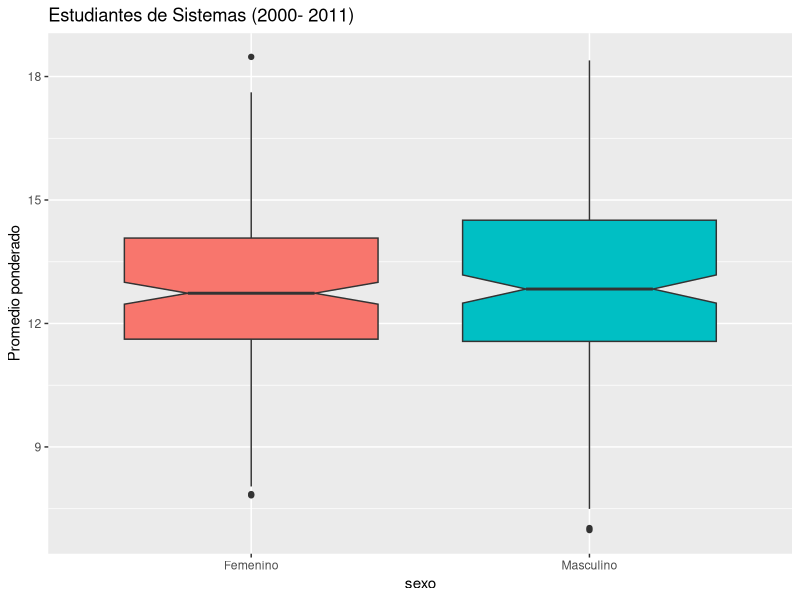
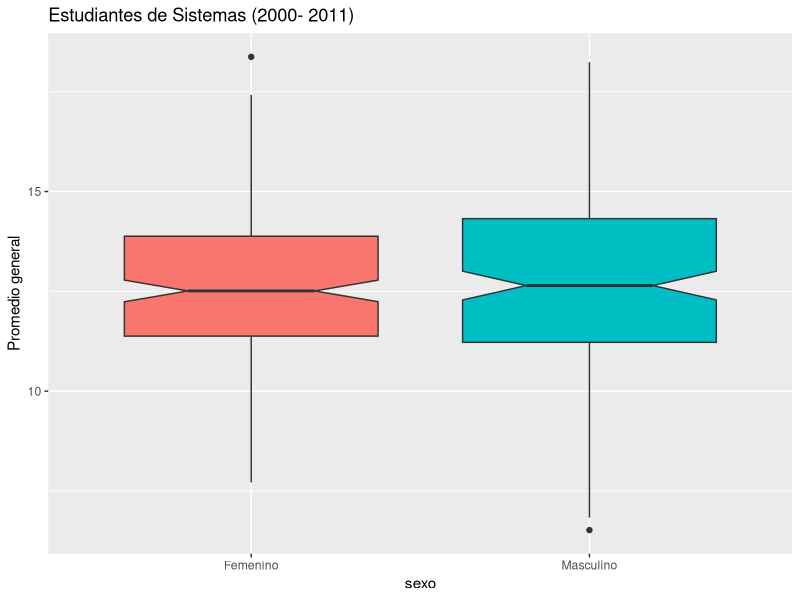
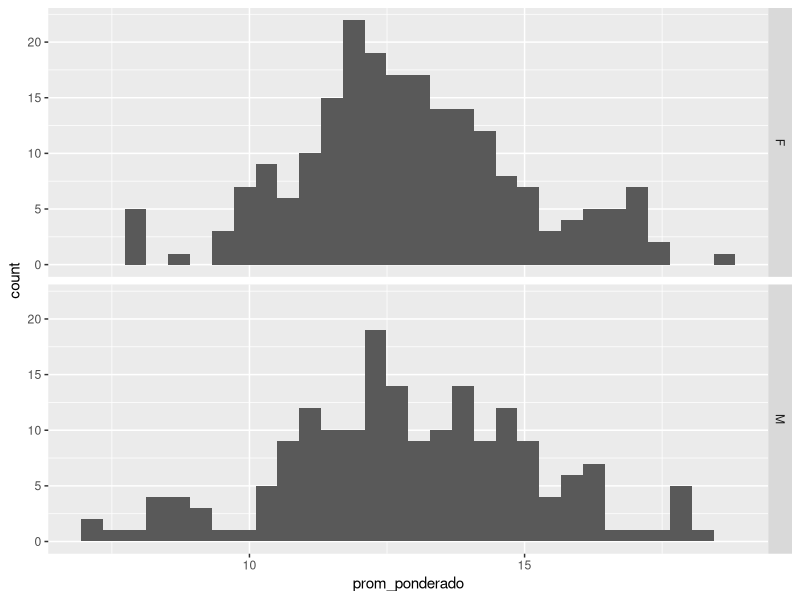
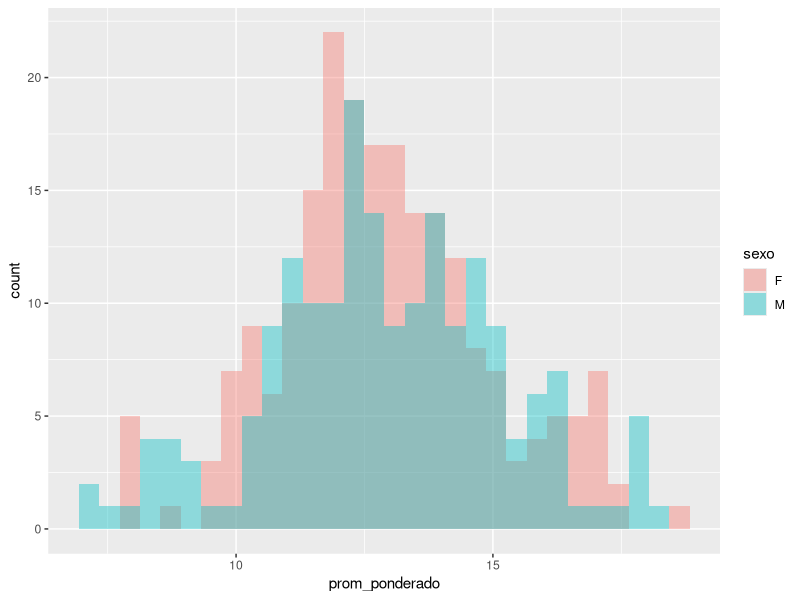
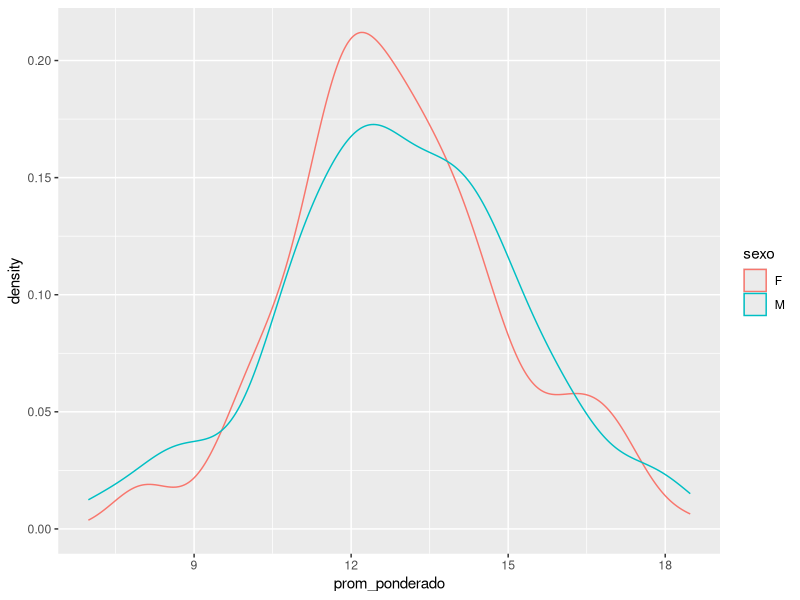
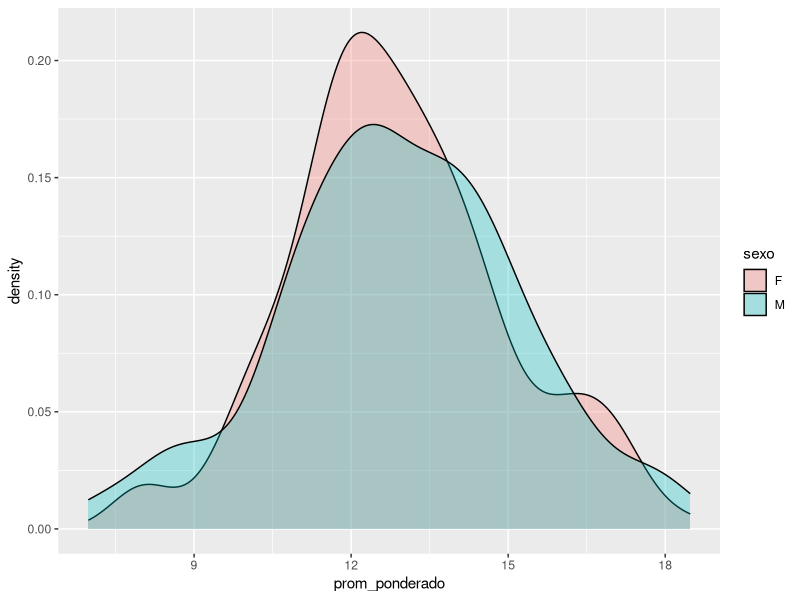
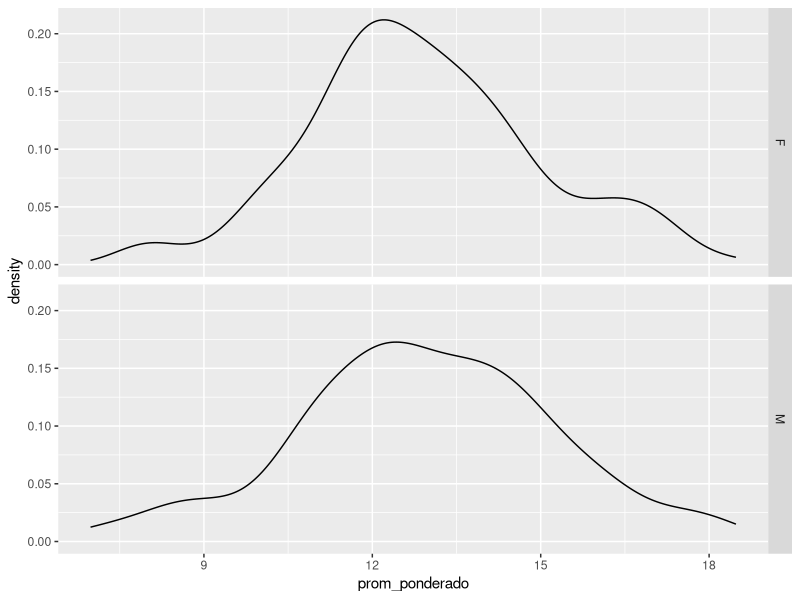
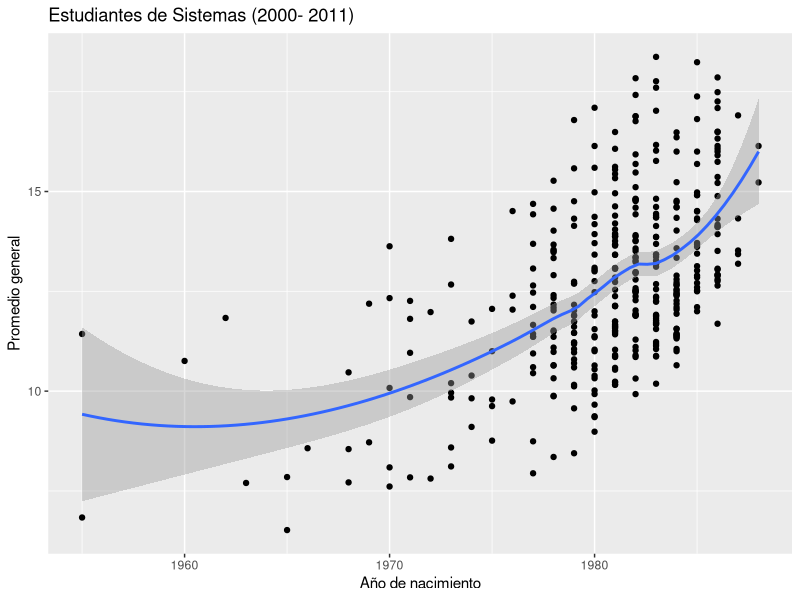

Write R code to recreate these figures, in order.
## ---- chunk 1
grad = read.csv2("DatosGraduadosSistemas.csv")
library(ggplot2)
## ---- chunk 2

p <- ggplot(grad, aes(sexo, prom_ponderado))

p + geom_boxplot(notch=T, aes(fill=sexo))  + theme(legend.position="none") + scale_y_continuous(name="Promedio ponderado") + scale_x_discrete(breaks=c("F", "M"),labels=c("Femenino", "Masculino")) +ggtitle("Estudiantes de Sistemas (2000- 2011)")

## ---- chunk 3
q <- ggplot(grad, aes(sexo, prom_general))
q + geom_boxplot(notch=T, aes(fill=sexo))  + theme(legend.position="none") + scale_y_continuous(name="Promedio general") + scale_x_discrete(breaks=c("F", "M"),labels=c("Femenino", "Masculino")) +ggtitle("Estudiantes de Sistemas (2000- 2011)")

## ---- chunk 4
ggplot(grad, aes(x=prom_ponderado)) + geom_histogram() +
  facet_grid(sexo ~ .)

## ---- chunk 5
ggplot(grad, aes(x=prom_ponderado, fill=sexo)) +
  geom_histogram(position="identity", alpha=0.4)
## ---- chunk 6
ggplot(grad, aes(x=prom_ponderado, colour=sexo)) + geom_density()


## ---- chunk 7
ggplot(grad, aes(x=prom_ponderado, fill=sexo)) + geom_density(alpha=.3)
## ---- chunk 8
ggplot(grad, aes(x=prom_ponderado)) + geom_density() + facet_grid(sexo ~ .)
## ---- chunk 9

ggplot(grad, aes(x=año_nacimiento, y=prom_general)) + geom_point() +stat_smooth() + scale_y_continuous(name="Promedio general") + scale_x_continuous(name = "Año de nacimiento") +ggtitle("Estudiantes de Sistemas (2000- 2011)")
                                                                                                         

## ---- chunk 10

ggplot(grad, aes(x=año_nacimiento, y=prom_general,color=sexo)) + geom_point() +stat_smooth() + scale_y_continuous(name="Promedio general") + scale_x_continuous(name = "Año de Nacimiento") +ggtitle("Estudiantes de Sistemas (2000- 2011)")
                                                                      
## ---- chunk 11

ggplot(grad, aes(x=años_estudio, y=prom_general)) + geom_point() +stat_smooth() + scale_y_continuous(name="Promedio general") + scale_x_continuous(name = "Años de estudio") +ggtitle("Estudiantes de Sistemas (2000- 2011)")


## ---- chunk 12

q <- ggplot(grad, aes(factor(años_estudio), prom_general))
q + geom_boxplot() + theme(legend.position="none") + scale_y_continuous(name="Promedio general") + ggtitle("Estudiantes de Sistemas (2000- 2011)")




